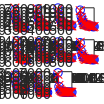

This figure's MATLAB source:
% START of section generated by exp7.R --->
%
r200 = [0.07, 0.08, 0.09, 0.10, 0.11, 0.12, 0.13, 0.14, 0.15, 0.16, 0.17, 0.18, 0.19, 0.20, 0.21];
r250 = [0.07, 0.08, 0.09, 0.10, 0.11, 0.12, 0.13, 0.14, 0.15, 0.16, 0.17, 0.18, 0.19, 0.20, 0.21];
r300 = [0.06, 0.07, 0.08, 0.09, 0.10, 0.11, 0.12, 0.13, 0.14, 0.15, 0.16, 0.17, 0.18, 0.19, 0.20];
r350 = [0.06, 0.07, 0.08, 0.09, 0.10, 0.11, 0.12, 0.13, 0.14, 0.15, 0.16, 0.17, 0.18, 0.19, 0.20];
r400 = [0.05, 0.06, 0.07, 0.08, 0.09, 0.10, 0.11, 0.12, 0.13, 0.14, 0.15, 0.16, 0.17, 0.18, 0.19];
r450 = [0.05, 0.06, 0.07, 0.08, 0.09, 0.10, 0.11, 0.12, 0.13, 0.14, 0.15, 0.16, 0.17, 0.18, 0.19];
r500 = [0.04, 0.05, 0.06, 0.07, 0.08, 0.09, 0.10, 0.11, 0.12, 0.13, 0.14, 0.15, 0.16, 0.17, 0.18];
r550 = [0.04, 0.05, 0.06, 0.07, 0.08, 0.09, 0.10, 0.11, 0.12, 0.13, 0.14, 0.15, 0.16, 0.17, 0.18];
r600 = [0.03, 0.04, 0.05, 0.06, 0.07, 0.08, 0.09, 0.10, 0.11, 0.12, 0.13, 0.14, 0.15, 0.16, 0.17];
r650 = [0.03, 0.04, 0.05, 0.06, 0.07, 0.08, 0.09, 0.10, 0.11, 0.12, 0.13, 0.14, 0.15, 0.16, 0.17];
r700 = [0.02, 0.03, 0.04, 0.05, 0.06, 0.07, 0.08, 0.09, 0.10, 0.11, 0.12, 0.13, 0.14, 0.15, 0.16];

lambda200 = [646.400232, 523.066650, 447.581035, 408.102119, 375.044092, 363.621299, 344.500484, 339.488821, 327.344084, 325.887023, 328.741221, 321.785747, 309.578571, 309.758055, 306.914781];
lambda250 = [687.923363, 581.109398, 506.581308, 488.280536, 460.405689, 458.037431, 439.149288, 431.630117, 419.590185, 404.661900, 406.350898, 394.701324, 391.110000, 390.078247, 390.862349];
lambda300 = [865.628491, 728.588423, 639.579533, 572.351969, 544.182981, 523.410771, 521.666851, 498.913734, 503.840667, 504.761993, 496.785509, 494.894469, 479.656764, 465.484938, 464.785951];
lambda350 = [929.390310, 769.523112, 701.443778, 638.872822, 603.359985, 602.226675, 599.480145, 582.807002, 571.800637, 560.351747, 560.177243, 561.328347, 550.378513, 541.098994, 552.473142];
lambda400 = [1258.046398, 964.900052, 830.418774, 742.004358, 677.025392, 671.735024, 669.368176, 670.651444, 667.278210, 663.278768, 648.432477, 630.437284, 625.868366, 617.501496, 616.232174];
lambda450 = [1323.195611, 1027.467841, 859.815732, 798.068979, 741.414074, 722.337164, 734.628038, 761.285805, 738.135250, 723.626281, 703.358891, 690.975613, 692.149934, 697.353953, 672.433895];
lambda500 = [1824.264020, 1340.593276, 1108.621913, 970.616783, 874.268032, 796.811238, 783.627313, 826.568499, 815.617978, 809.008378, 814.620458, 800.767263, 784.280522, 791.123023, 809.030135];
lambda550 = [1853.618510, 1418.438555, 1137.474311, 1014.326613, 935.271458, 871.565119, 871.548686, 905.044173, 897.111900, 903.072435, 877.103238, 886.322756, 873.655225, 855.476305, 848.082812];
lambda600 = [2988.331507, 1931.732423, 1423.920769, 1204.730539, 1098.144578, 1030.740273, 958.369671, 990.538912, 970.523945, 975.134456, 968.656325, 973.578922, 971.466516, 946.134743, 951.503754];
lambda650 = [3035.953013, 1969.654706, 1494.526843, 1264.975295, 1132.109339, 1069.185868, 1037.217766, 1032.500386, 1067.834358, 1056.246936, 1037.328063, 1040.368505, 1057.968254, 1042.168930, 1030.356314];
lambda700 = [6245.902074, 3076.925988, 1986.022973, 1552.989058, 1353.223217, 1247.357312, 1144.970009, 1133.236838, 1124.630715, 1112.990484, 1118.253164, 1104.879654, 1141.310585, 1126.441987, 1097.147325];

n_array = [200, 250, 300, 350, 400, 450, 500, 550, 600, 650, 700];

lambda007 = [646.400232, 687.923363, 728.588423, 769.523112, 830.418774, 859.815732, 970.616783, 1014.326613, 1098.144578, 1132.109339, 1247.357312];
lambda008 = [523.066650, 581.109398, 639.579533, 701.443778, 742.004358, 798.068979, 874.268032, 935.271458, 1030.740273, 1069.185868, 1144.970009];
lambda009 = [447.581035, 506.581308, 572.351969, 638.872822, 677.025392, 741.414074, 796.811238, 871.565119, 958.369671, 1037.217766, 1133.236838];
lambda010 = [408.102119, 488.280536, 544.182981, 603.359985, 671.735024, 722.337164, 783.627313, 871.548686, 990.538912, 1032.500386, 1124.630715];
lambda011 = [375.044092, 460.405689, 523.410771, 602.226675, 669.368176, 734.628038, 826.568499, 905.044173, 970.523945, 1067.834358, 1112.990484];
lambda012 = [363.621299, 458.037431, 521.666851, 599.480145, 670.651444, 761.285805, 815.617978, 897.111900, 975.134456, 1056.246936, 1118.253164];
lambda013 = [344.500484, 439.149288, 498.913734, 582.807002, 667.278210, 738.135250, 809.008378, 903.072435, 968.656325, 1037.328063, 1104.879654];
lambda014 = [339.488821, 431.630117, 503.840667, 571.800637, 663.278768, 723.626281, 814.620458, 877.103238, 973.578922, 1040.368505, 1141.310585];
lambda015 = [327.344084, 419.590185, 504.761993, 560.351747, 648.432477, 703.358891, 800.767263, 886.322756, 971.466516, 1057.968254, 1126.441987];
lambda016 = [325.887023, 404.661900, 496.785509, 560.177243, 630.437284, 690.975613, 784.280522, 873.655225, 946.134743, 1042.168930, 1097.147325];
%
% <-- END of section generated by exp7.R

x = [];
rpow = -3;
for i=1:size(r200, 2), x = [x, 200*r200(i)^rpow]; end
for i=1:size(r250, 2), x = [x, 250*r250(i)^rpow]; end
for i=1:size(r300, 2), x = [x, 300*r300(i)^rpow]; end
for i=1:size(r350, 2), x = [x, 350*r350(i)^rpow]; end
for i=1:size(r400, 2), x = [x, 400*r400(i)^rpow]; end
for i=1:size(r450, 2), x = [x, 450*r450(i)^rpow]; end
for i=1:size(r500, 2), x = [x, 500*r500(i)^rpow]; end
for i=1:size(r550, 2), x = [x, 550*r550(i)^rpow]; end
for i=1:size(r600, 2), x = [x, 600*r600(i)^rpow]; end
for i=1:size(r650, 2), x = [x, 650*r650(i)^rpow]; end
for i=1:size(r700, 2), x = [x, 700*r700(i)^rpow]; end

y = [lambda200, lambda250, lambda300, lambda350, lambda400, lambda450, lambda500, lambda550, lambda600, lambda650, lambda700];

% As both plots show, y cannot be a linear function of either n/r^2 or n/r^3

% When n is fixed, lambda can be modelled as a*r^q+t (trust-region robust),
% where q can be estimated to be, i.e. -3:
fprintf('Estimated q = %f\n', mean([-3.339, -2.923, -3.03, -3.271, -3.495, -3.794, -3.039, -3.098, -2.745, -2.84, -2.431]));
%fprintf('Estimated a = %f\n', mean([0.04837, 0.6896, 0.08003, 0.03819, 0.01983, 0.00738, 0.06065, 0.002199, 0.022, 0.01051, 0.09763]));

% So we can assume t is a function of n
% Found t seems to be a linear function of n, i.e., t = b*n + c (trust-region robust),
% where b = 1.607 and c = -22.28
t_array = [302.4, 365.3, 466.2, 544.6, 623.9, 694.2, 771.1, 865.7, 945.6, 1023, 1073];

% Try to estimate a, b and c again by fitting lambda = a*r^-3 + b*n + c (non-robust because robust doesn't work)
% Got a = a1*n + a2, where a1 = -0.000128, a2 = 0.1335 (robust: a1 = -0.0001224, a2 = 0.1304)
a_array = [0.1179, 0.1027, 0.08707, 0.0826, 0.0789, 0.07787, 0.06834, 0.06561, 0.05656, 0.05567, 0.0419];

% At this stage, we have lambda = (a1*n + a2)*r^-3 + b*n + c (L-M robust)
% We want to re-estimate b and c by fitting the above equation (where a1 and a2 are known)
b = mean([1.499, 1.542, 1.534, 1.525, 1.512, 1.503, 1.535, 1.541, 1.564, 1.565, 1.572]);
fprintf('Estimated b = %f\n', b);
c = mean([0.176, 0.1755, 0.175, 0.1747, 0.1744, 0.1742, 0.1741, 0.1739, 0.1739, 0.1738, 0.1737]);
fprintf('Estimated c = %f\n', c); 

% So lambda = (a1*n + a2)*r^-3 + b*n + c
a1 = -0.0001224;
a2 = 0.1304;
%b = 1.5; (above)
%c = 0.174; (above)
clf;
set(gcf, 'PaperPosition', [1, 1, 1, 1]);

n = 200;
r = r200(1):0.01:r200(size(r200,2));
subplot(3,4,1);
plot(r, (a1*n + a2)*r.^-3 + b*n + c, 'bo-', r200, lambda200, 'rx--')

n = 250;
r = r250(1):0.01:r250(size(r250,2));
subplot(3,4,2);
plot(r, (a1*n + a2)*r.^-3 + b*n + c, 'bo-', r250, lambda250, 'rx--')

n = 300;
r = r300(1):0.01:r300(size(r300,2));
subplot(3,4,3);
plot(r, (a1*n + a2)*r.^-3 + b*n + c, 'bo-', r300, lambda300, 'rx--')

n = 350;
r = r350(1):0.01:r350(size(r350,2));
subplot(3,4,4);
plot(r, (a1*n + a2)*r.^-3 + b*n + c, 'bo-', r350, lambda350, 'rx--')

n = 400;
r = r400(1):0.01:r400(size(r400,2));
subplot(3,4,5);
plot(r, (a1*n + a2)*r.^-3 + b*n + c, 'bo-', r400, lambda400, 'rx--')

n = 450;
r = r450(1):0.01:r450(size(r450,2));
subplot(3,4,6);
plot(r, (a1*n + a2)*r.^-3 + b*n + c, 'bo-', r450, lambda450, 'rx--')

n = 500;
r = r500(1):0.01:r500(size(r500,2));
subplot(3,4,7);
plot(r, (a1*n + a2)*r.^-3 + b*n + c, 'bo-', r500, lambda500, 'rx--')

n = 550;
r = r550(1):0.01:r550(size(r550,2));
subplot(3,4,8);
plot(r, (a1*n + a2)*r.^-3 + b*n + c, 'bo-', r550, lambda550, 'rx--')

n = 600;
r = r600(1):0.01:r600(size(r600,2));
subplot(3,4,9);
plot(r, (a1*n + a2)*r.^-3 + b*n + c, 'bo-', r600, lambda600, 'rx--')

n = 650;
r = r650(1):0.01:r650(size(r650,2));
subplot(3,4,10);
plot(r, (a1*n + a2)*r.^-3 + b*n + c, 'bo-', r650, lambda650, 'rx--')

n = 700;
r = r700(1):0.01:r700(size(r700,2));
subplot(3,4,11);
plot(r, (a1*n + a2)*r.^-3 + b*n + c, 'bo-', r700, lambda700, 'rx--')

